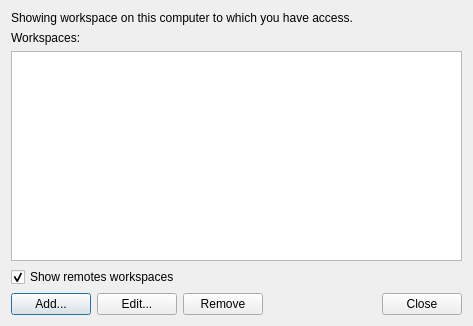
<?xml version="1.0" encoding="UTF-8"?>
<ui version="4.0">
 <class>Tfs::Internal::TfsWorkspaceDialog</class>
 <widget class="QDialog" name="Tfs::Internal::TfsWorkspaceDialog">
  <property name="geometry">
   <rect>
    <x>0</x>
    <y>0</y>
    <width>473</width>
    <height>326</height>
   </rect>
  </property>
  <property name="windowTitle">
   <string>Dialog</string>
  </property>
  <layout class="QVBoxLayout" name="verticalLayout">
   <item>
    <widget class="QLabel" name="label">
     <property name="text">
      <string>Showing workspace on this computer to which you have access.</string>
     </property>
    </widget>
   </item>
   <item>
    <widget class="QLabel" name="label_2">
     <property name="text">
      <string>Workspaces:</string>
     </property>
    </widget>
   </item>
   <item>
    <widget class="QTableView" name="tableView">
     <property name="sizePolicy">
      <sizepolicy hsizetype="Expanding" vsizetype="Expanding">
       <horstretch>0</horstretch>
       <verstretch>0</verstretch>
      </sizepolicy>
     </property>
     <property name="maximumSize">
      <size>
       <width>20000</width>
       <height>20000</height>
      </size>
     </property>
     <property name="sortingEnabled">
      <bool>true</bool>
     </property>
     <attribute name="horizontalHeaderDefaultSectionSize">
      <number>30</number>
     </attribute>
     <attribute name="verticalHeaderVisible">
      <bool>false</bool>
     </attribute>
    </widget>
   </item>
   <item>
    <widget class="QCheckBox" name="checkBox">
     <property name="text">
      <string>Show remotes workspaces</string>
     </property>
     <property name="checked">
      <bool>true</bool>
     </property>
    </widget>
   </item>
   <item>
    <layout class="QHBoxLayout" name="horizontalLayout">
     <item>
      <widget class="QPushButton" name="cmdAdd">
       <property name="text">
        <string>Add...</string>
       </property>
      </widget>
     </item>
     <item>
      <widget class="QPushButton" name="cmdEdit">
       <property name="text">
        <string>Edit...</string>
       </property>
      </widget>
     </item>
     <item>
      <widget class="QPushButton" name="cmdRemove">
       <property name="text">
        <string>Remove</string>
       </property>
      </widget>
     </item>
     <item>
      <spacer name="horizontalSpacer">
       <property name="orientation">
        <enum>Qt::Horizontal</enum>
       </property>
       <property name="sizeHint" stdset="0">
        <size>
         <width>40</width>
         <height>20</height>
        </size>
       </property>
      </spacer>
     </item>
     <item>
      <widget class="QPushButton" name="cmdClose">
       <property name="text">
        <string>Close</string>
       </property>
      </widget>
     </item>
    </layout>
   </item>
  </layout>
 </widget>
 <resources/>
 <connections>
  <connection>
   <sender>cmdClose</sender>
   <signal>clicked()</signal>
   <receiver>Tfs::Internal::TfsWorkspaceDialog</receiver>
   <slot>close()</slot>
   <hints>
    <hint type="sourcelabel">
     <x>425</x>
     <y>304</y>
    </hint>
    <hint type="destinationlabel">
     <x>236</x>
     <y>162</y>
    </hint>
   </hints>
  </connection>
 </connections>
</ui>
